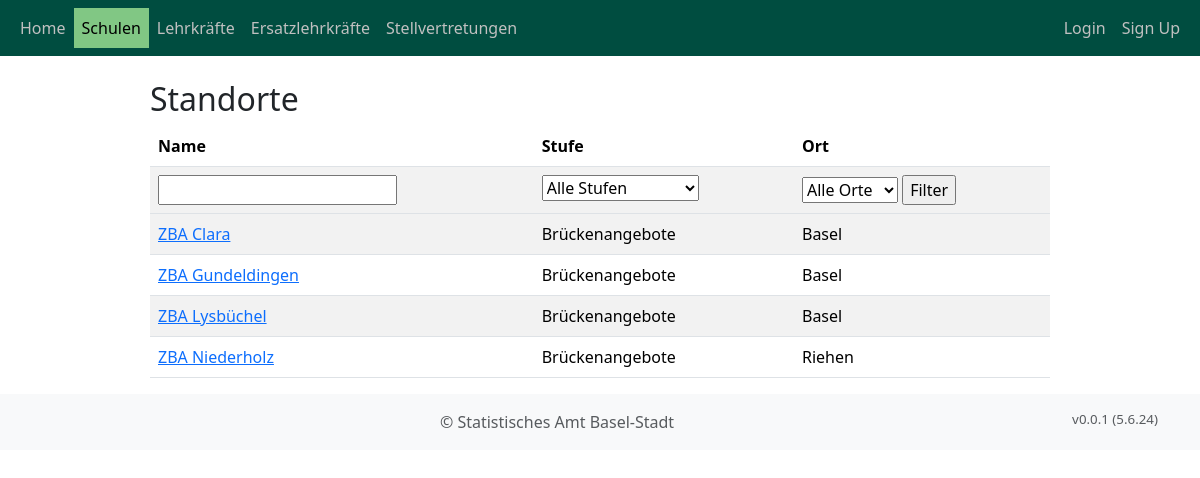
The page /school_management/schools/ on the database its author committed.
### school_management/models.py (models this page shows, shortened)
class School(models.Model):
    name = models.CharField(max_length=255, verbose_name="Standort")
    level = models.ForeignKey(
        Level,
        on_delete=models.CASCADE,
        verbose_name="Stufe",
        related_name="levels",
        default=1,
    )
    address = models.CharField(max_length=255, verbose_name="Adresse")
    url = models.URLField(verbose_name="Webseite", blank=True)
    location = models.ForeignKey(
        Location,
        on_delete=models.CASCADE,
        verbose_name="Ort",
        related_name="locations",
        default=1,
    )
    plz = models.IntegerField(verbose_name="Postleitzahl", default=4000)
    class Meta:
        verbose_name = "Standort"
        verbose_name_plural = "Standorte"
        ordering = ['name']

class Level(models.Model):
    name = models.CharField(max_length=255, verbose_name="Stufen-Name")
    class Meta:
        verbose_name = "Stufe"
        verbose_name_plural = "Stufen"
        ordering = ['name']

class Location(models.Model):
    name = models.CharField(max_length=255, verbose_name="Name")
    class Meta:
        verbose_name = "Ort"
        verbose_name_plural = "Orte"
        ordering = ['name']
    def __str__(self):
        return f"{self.name}"

### school_management/views.py (the view)
# urls.py: path("schools/", SchoolListView.as_view(), name="school_list"),
class SchoolListView(ListView):
    model = School
    context_object_name = "schools"  # The name of the variable to be used in the template
    template_name = "school_management/school_list.html"  # Path to the template
    def get_queryset(self):
        queryset = super().get_queryset()  # Get the original queryset
        name_filter = self.request.GET.get("name_filter", "")
        level_filter = self.request.GET.get("level_filter", "")
        location_filter = self.request.GET.get("location_filter", "")
        if name_filter:
            queryset = queryset.filter(name__icontains=name_filter)
        if level_filter:
            queryset = queryset.filter(level__id=level_filter)
        if location_filter:
            queryset = queryset.filter(location__id=location_filter)
        return queryset
    def get_context_data(self, **kwargs):
        context = super().get_context_data(**kwargs)
        context['locations'] = Location.objects.all()  # Pass all locations to the template
        context['levels'] = Level.objects.all()  # Pass all locations to the template
        return context

### templates/school_management/school_list.html (shortened to what this page needs)
{% extends "base.html" %}
{% block content %}
<div class="table-container">
    <h2>Standorte</h2>
    <form method="get" action="">
      <table class="table table-striped">
        <thead>
            <tr>
                <th>Name</th>
                <th>Stufe</th>
                <th>Ort</th>
            </tr>
        </thead>
        <tr>
          <th><input type="text" name="name_filter" value="{{ request.GET.name_filter }}"></th>
          <th>
            <select name="level_filter">
              <option value="">Alle Stufen</option>
            </select>
          </th>
          <th>
            <select name="location_filter">
              <option value="">Alle Orte</option>
            </select>
            <input type="submit" value="Filter">
          </th>
      </tr>
        <tbody>
            {% for school in schools %}
            <tr>
                <td><a href="{% url 'school_detail' pk=school.pk %}">{{ school.name }}</a></td>
                <td>{{ school.level.name }}</td>
                <td>{{ school.location }}</td>
            </tr>
            {% endfor %}
        </tbody>
    </table>
  </form>
</div>
{% endblock %}

### templates/base.html (shortened to what this page needs)
{% load static %}
<!DOCTYPE html>
<html lang="de">
<head>
    {% load django_bootstrap5 %} {% bootstrap_css %} {% bootstrap_javascript %}
    <link rel="stylesheet" href="{% static 'css/styles.css' %}" />
    <link href="https://cdnjs.cloudflare.com/ajax/libs/font-awesome/5.15.3/css/all.min.css" rel="stylesheet" />
</head>
<body>
  <nav class="navbar navbar-expand-sm navbar-custom">
    <div class="container-fluid">
      <ul class="navbar-nav">
        <li class="nav-item">
          <a class="nav-link {% if request.path == '/' %}active{% endif %}" href="/">Home</a>
        </li>
        <li class="nav-item">
          <a class="nav-link {% if request.resolver_match.url_name == 'school_list' %}active{% endif %}" href="{% url 'school_list' %}">Schulen</a>
        </li>
        <li class="nav-item">
          <a class="nav-link {% if request.resolver_match.url_name == 'teacher_list' %}active{% endif %}" href="{% url 'teacher_list' %}">Lehrkräfte</a>
        </li>
        <li class="nav-item">
          <a class="nav-link {% if request.resolver_match.url_name == 'candidate_list' %}active{% endif %}" href="{% url 'candidate_list' %}">Ersatzlehrkräfte</a>
        </li>
        <li class="nav-item">
          <a class="nav-link {% if request.resolver_match.url_name == 'substitution_list' %}active{% endif %}" href="{% url 'substitution_list' %}">Stellvertretungen</a>
        </li>
      </ul>
      <ul class="navbar-nav ms-auto">
        {% if not request.user.is_authenticated %}
        <li class="nav-item">
          <a class="nav-link" href="{% url 'login' %}">Login</a>
        </li>
        <li class="nav-item">
          <a class="nav-link" href="{% url 'signup' %}">Sign Up</a>
        </li>
        {% else %}
        <li class="nav-item">
          <a class="nav-link" href="{% url 'logout' %}">Logout</a>
        </li>
        {% endif %}
      </ul>
    </div>
  </nav>
  <br>
  {% block content %}{% endblock %}
  <footer class="footer mt-auto py-3 bg-light">
    <div class="container text-center">
      <span class="text-muted">&copy; Statistisches Amt Basel-Stadt <span style="float:right; font-size: smaller;">v0.0.1 (5.6.24)</span></span>
    </div>
  </footer>
</body>
</html>

### static/css/styles.css (style rules this page uses)
.table-container { margin-left: 150px; margin-right: 150px; }
.navbar-custom { background-color: #004d40; color: silver; }
.navbar-custom .navbar-brand, .navbar-custom .nav-link { color: silver; }
.navbar-custom .hover, .navbar-custom .active { background-color: #81c784; color: #004d40; }

### rows shown on the page
School: name "ZBA Clara", level.name "Brückenangebote", location "Basel"
School: name "ZBA Gundeldingen", level.name "Brückenangebote", location "Basel"
School: name "ZBA Lysbüchel", level.name "Brückenangebote", location "Basel"
School: name "ZBA Niederholz", level.name "Brückenangebote", location "Riehen"
